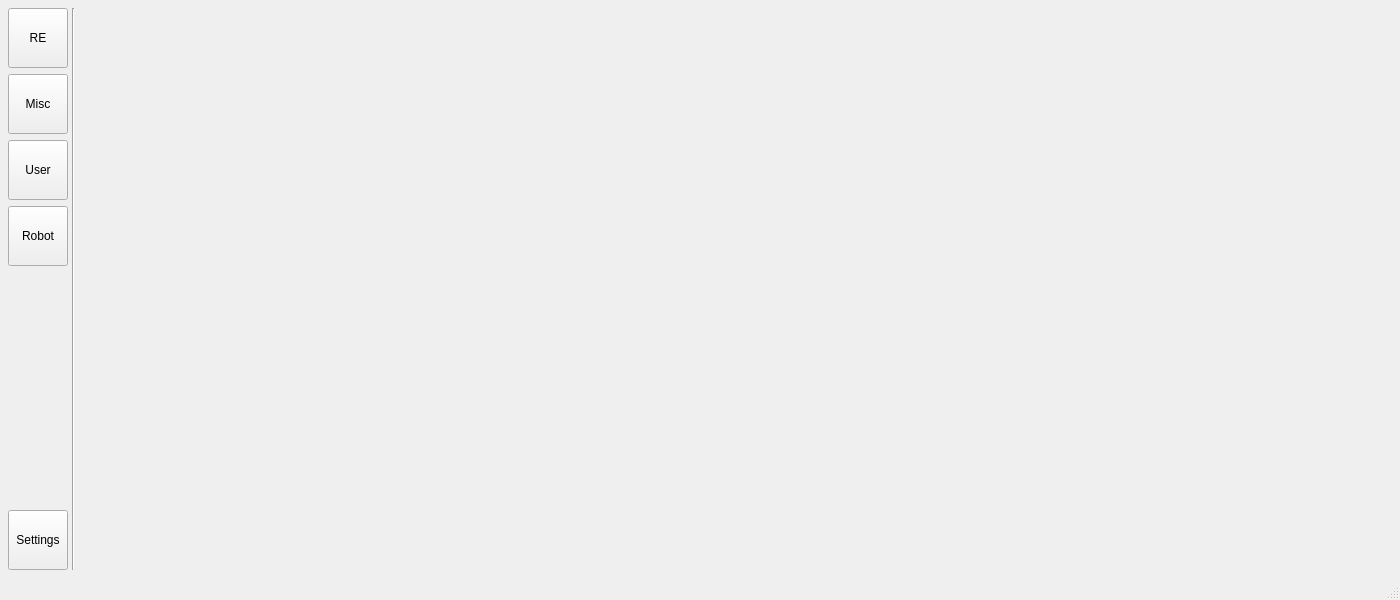
<?xml version="1.0" encoding="UTF-8"?>
<ui version="4.0">
 <class>MainWindow</class>
 <widget class="QMainWindow" name="MainWindow">
  <property name="geometry">
   <rect>
    <x>0</x>
    <y>0</y>
    <width>1400</width>
    <height>600</height>
   </rect>
  </property>
  <property name="minimumSize">
   <size>
    <width>1400</width>
    <height>600</height>
   </size>
  </property>
  <property name="windowTitle">
   <string>MainWindow</string>
  </property>
  <widget class="QWidget" name="centralwidget">
   <layout class="QHBoxLayout" name="horizontalLayout_2">
    <property name="spacing">
     <number>4</number>
    </property>
    <property name="leftMargin">
     <number>8</number>
    </property>
    <property name="topMargin">
     <number>8</number>
    </property>
    <property name="rightMargin">
     <number>8</number>
    </property>
    <property name="bottomMargin">
     <number>8</number>
    </property>
    <item>
     <layout class="QHBoxLayout" name="horizontalLayout">
      <item>
       <widget class="QWidget" name="sidebar_container" native="true">
        <layout class="QVBoxLayout" name="verticalLayout_2">
         <property name="leftMargin">
          <number>0</number>
         </property>
         <property name="topMargin">
          <number>0</number>
         </property>
         <property name="rightMargin">
          <number>0</number>
         </property>
         <property name="bottomMargin">
          <number>0</number>
         </property>
         <item>
          <layout class="QVBoxLayout" name="verticalLayout">
           <item>
            <widget class="QPushButton" name="sidebar_re_btn">
             <property name="minimumSize">
              <size>
               <width>0</width>
               <height>60</height>
              </size>
             </property>
             <property name="maximumSize">
              <size>
               <width>60</width>
               <height>60</height>
              </size>
             </property>
             <property name="text">
              <string>RE</string>
             </property>
            </widget>
           </item>
           <item>
            <widget class="QPushButton" name="sidebar_misc_btn">
             <property name="minimumSize">
              <size>
               <width>0</width>
               <height>60</height>
              </size>
             </property>
             <property name="maximumSize">
              <size>
               <width>60</width>
               <height>60</height>
              </size>
             </property>
             <property name="text">
              <string>Misc</string>
             </property>
            </widget>
           </item>
           <item>
            <widget class="QPushButton" name="sidebar_user_btn">
             <property name="minimumSize">
              <size>
               <width>0</width>
               <height>60</height>
              </size>
             </property>
             <property name="maximumSize">
              <size>
               <width>60</width>
               <height>60</height>
              </size>
             </property>
             <property name="text">
              <string>User</string>
             </property>
            </widget>
           </item>
           <item>
            <widget class="QPushButton" name="sidebar_robot_btn">
             <property name="minimumSize">
              <size>
               <width>0</width>
               <height>60</height>
              </size>
             </property>
             <property name="maximumSize">
              <size>
               <width>60</width>
               <height>60</height>
              </size>
             </property>
             <property name="text">
              <string>Robot</string>
             </property>
            </widget>
           </item>
           <item>
            <spacer name="verticalSpacer">
             <property name="orientation">
              <enum>Qt::Orientation::Vertical</enum>
             </property>
             <property name="sizeHint" stdset="0">
              <size>
               <width>20</width>
               <height>40</height>
              </size>
             </property>
            </spacer>
           </item>
           <item>
            <widget class="QPushButton" name="sidebar_settings_btn">
             <property name="minimumSize">
              <size>
               <width>0</width>
               <height>60</height>
              </size>
             </property>
             <property name="maximumSize">
              <size>
               <width>60</width>
               <height>60</height>
              </size>
             </property>
             <property name="text">
              <string>Settings</string>
             </property>
            </widget>
           </item>
          </layout>
         </item>
        </layout>
       </widget>
      </item>
      <item>
       <widget class="Line" name="line">
        <property name="orientation">
         <enum>Qt::Orientation::Vertical</enum>
        </property>
       </widget>
      </item>
      <item>
       <widget class="QStackedWidget" name="content_container"/>
      </item>
     </layout>
    </item>
   </layout>
  </widget>
  <widget class="QStatusBar" name="status_bar"/>
 </widget>
 <resources/>
 <connections/>
</ui>
